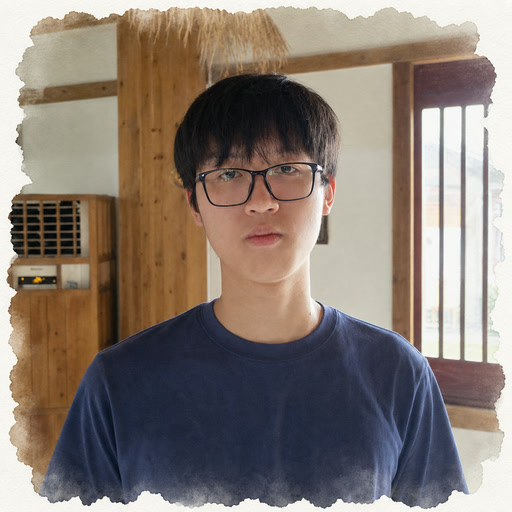
#> input picture assets/profile/zhiyuan-xiao-hover.jpg, 512 x 512 px
$ python make_avatar_transparent.py --input ../assets/profile/zhiyuan-xiao-hover.jpg --output out.png
#> lines starting #> are read from the running program, lines starting #| are printed output that depends on the picture; after the words box and inside, x2 and y2 are one past the last pixel; in counts of white or black regions, pixels touching at a corner belong together
#> in build_rgba, image is the input picture: PIL image 512x512 RGB; mean R, G, B 136.4, 124.8, 116.3
#!/usr/bin/env python3
"""Convert paper-like, edge-connected avatar backgrounds to transparency."""

from __future__ import annotations

import argparse
from collections import deque
from pathlib import Path

import numpy as np
from PIL import Image, ImageFilter


def paper_candidates(rgb: np.ndarray) -> np.ndarray:
    border = np.concatenate((rgb[:8].reshape(-1, 3), rgb[-8:].reshape(-1, 3),
                             rgb[:, :8].reshape(-1, 3), rgb[:, -8:].reshape(-1, 3)))
    neutral = border[(border.mean(axis=1) >= 205) &
                     ((border.max(axis=1) - border.min(axis=1)) <= 45)]
    if len(neutral) < 32:
        raise ValueError("not enough near-white border paper to sample")
    reference = np.median(neutral.astype(np.float32), axis=0)
#> reference = [246, 245, 240]
    pixels = rgb.astype(np.float32)
    lightness = pixels.mean(axis=2)
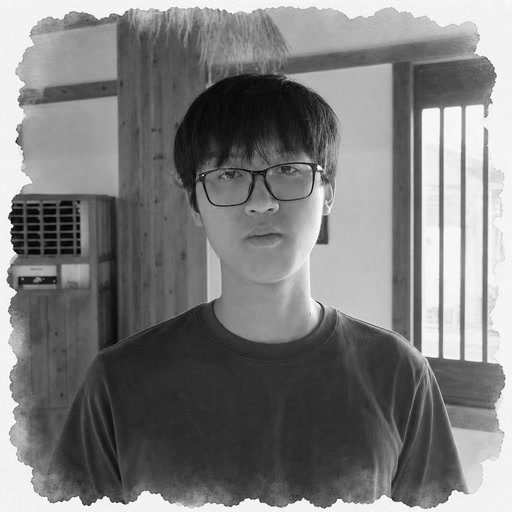
#> lightness: shape (512, 512) float32; min 0.333, max 255, mean 125.8
    chroma = pixels.max(axis=2) - pixels.min(axis=2)
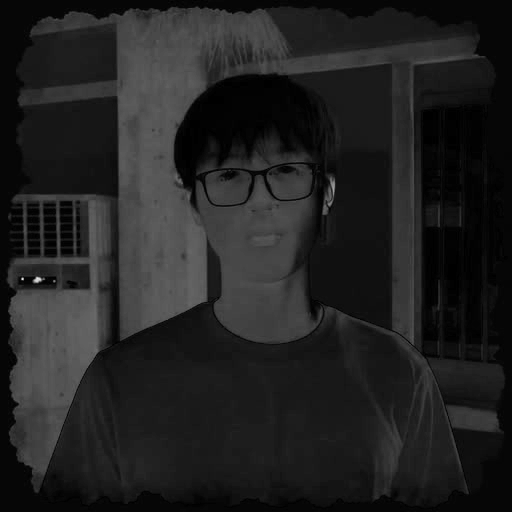
#> chroma: shape (512, 512) float32; min 0, max 234, mean 33.7
    distance = np.linalg.norm(pixels - reference, axis=2)
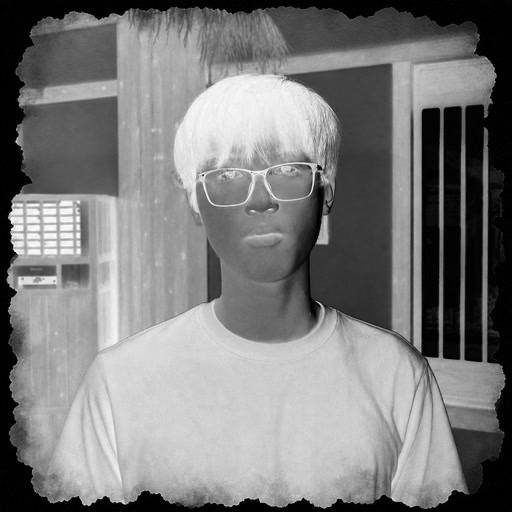
#> distance: shape (512, 512) float32; min 0, max 421.5, mean 206.5; drawn with min black and max white
    return (lightness >= 205) & (chroma <= 48) & (distance <= 58)
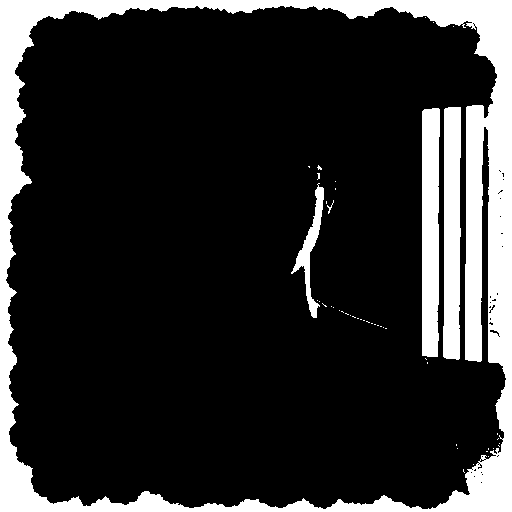
#> returned value: shape (512, 512) bool; 17.4% white; 48 white regions (43 under 20 px), largest, box (x1, y1, x2, y2) and area: (0, 0, 512, 512) 36171, (422, 108, 440, 357) 4185, (443, 107, 461, 360) 4102, (291, 183, 324, 318) 1124, (327, 200, 334, 214) 24


def border_connected(candidate: np.ndarray) -> np.ndarray:
    height, width = candidate.shape
#> height = 512; width = 512
    exterior = np.zeros_like(candidate, dtype=bool)
    queue = deque()
    for x in range(width):
        queue.extend(((0, x), (height - 1, x)))
    for y in range(height):
        queue.extend(((y, 0), (y, width - 1)))
    while queue:
        y, x = queue.popleft()
        if not candidate[y, x] or exterior[y, x]:
            continue
        exterior[y, x] = True
        for dy in (-1, 0, 1):
            for dx in (-1, 0, 1):
                ny, nx = y + dy, x + dx
                if 0 <= ny < height and 0 <= nx < width:
                    queue.append((ny, nx))
#> this loop made 321447 passes
#> (y, x) on passes 1 to 3: (0, 0), (511, 0), (0, 1)
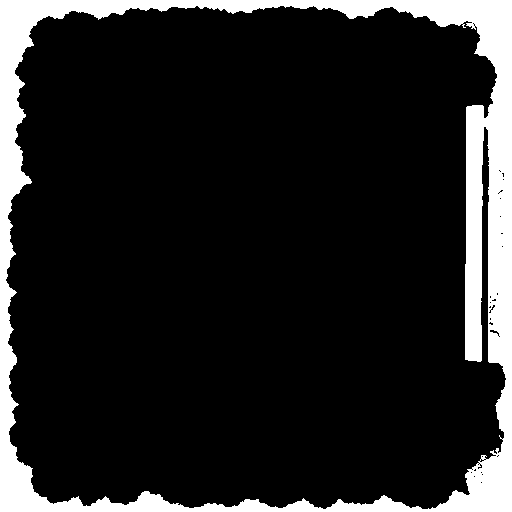
#> exterior: shape (512, 512) bool; 13.8% white; 1 white region, box (x1, y1, x2, y2) and area: (0, 0, 512, 512) 36171
    return exterior


def build_rgba_from_rgb(rgb: np.ndarray) -> Image.Image:
    """Return an RGBA image after safely removing exterior paper pixels."""
    if rgb.ndim != 3 or rgb.shape[2] != 3 or rgb.shape[0] != rgb.shape[1]:
        raise ValueError("input must be a square RGB image")
    if rgb.shape[0] < 8:
        raise ValueError("input image must be at least 8 pixels square")

    exterior = border_connected(paper_candidates(rgb))
    height, width = exterior.shape
#> height = 512; width = 512
    y0, y1 = int(height * 0.3), int(height * 0.7)
#> y0 = 153; y1 = 358
    x0, x1 = int(width * 0.3), int(width * 0.7)
#> x0 = 153; x1 = 358
    if exterior[y0:y1, x0:x1].mean() > 0.02:
        raise ValueError("exterior mask reaches protected central portrait")

    coverage = exterior.mean()
#> coverage = 0.138
    if not 0.01 <= coverage <= 0.40:
        raise ValueError("exterior mask coverage must be between 0.01 and 0.40")

    exterior_image = Image.fromarray(exterior.astype(np.uint8) * 255)
    blurred_exterior = np.asarray(exterior_image.filter(ImageFilter.GaussianBlur(1.0)))
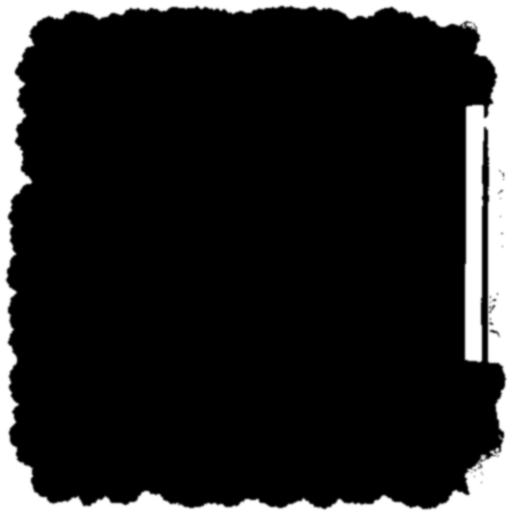
#> blurred_exterior: shape (512, 512); min 0, max 255, mean 35.2
    alpha = 255 - blurred_exterior
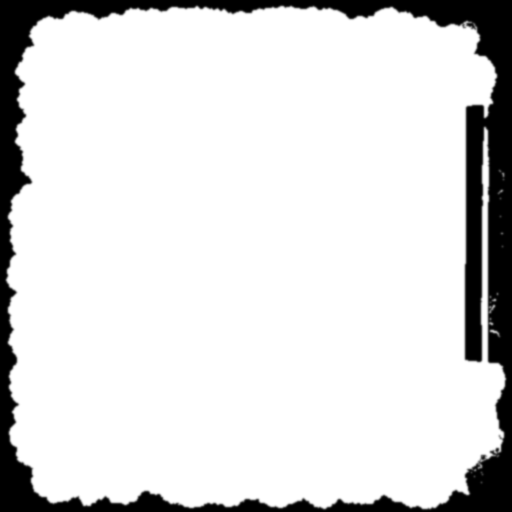
#> alpha: shape (512, 512); min 0, max 255, mean 219.8
    return Image.fromarray(np.dstack((rgb, alpha)), "RGBA")
#> returned value: PIL image 512x512 RGBA


def build_rgba(source: Path) -> Image.Image:
    """Load a source image as RGB and return a validated 512x512 RGBA image."""
    with Image.open(source) as image:
        rgb = np.asarray(image.convert("RGB"))
    if rgb.shape[:2] != (512, 512):
        raise ValueError("production input image must be 512x512")
    return build_rgba_from_rgb(rgb)


def main() -> None:
    parser = argparse.ArgumentParser()
    parser.add_argument("--input", required=True, type=Path)
    parser.add_argument("--output", required=True, type=Path)
    args = parser.parse_args()

    output = args.output
    if output.suffix.lower() != ".png":
        parser.error("--output must use a .png suffix")

    rgba = build_rgba(args.input)
    temporary = output.with_name(f".{output.stem}.tmp{output.suffix}")
    try:
        rgba.save(temporary, format="PNG")
        temporary.replace(output)
    finally:
        if temporary.exists():
            temporary.unlink()


if __name__ == "__main__":
    main()

$ run again, on assets/profile/zhiyuan-xiao.png
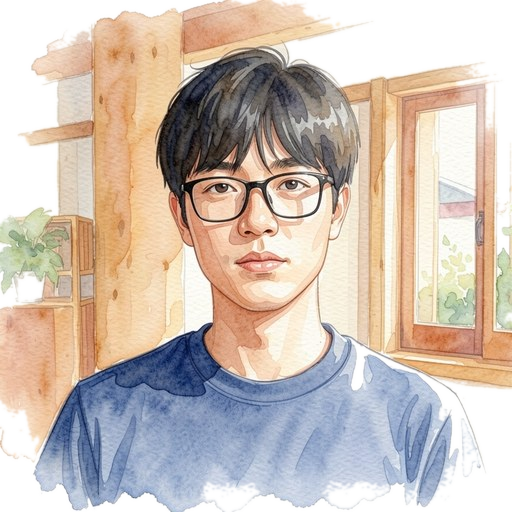
#> input picture assets/profile/zhiyuan-xiao.png, 512 x 512 px
#> in build_rgba, image is the input picture: PIL image 512x512 RGBA; mean R, G, B, A 203.7, 189.5, 177.5, 204.4
#> reference = [251, 250, 244]
#> in paper_candidates, `return (lightness >= 205) & (chroma <= 48) & (distance <= 58)`:
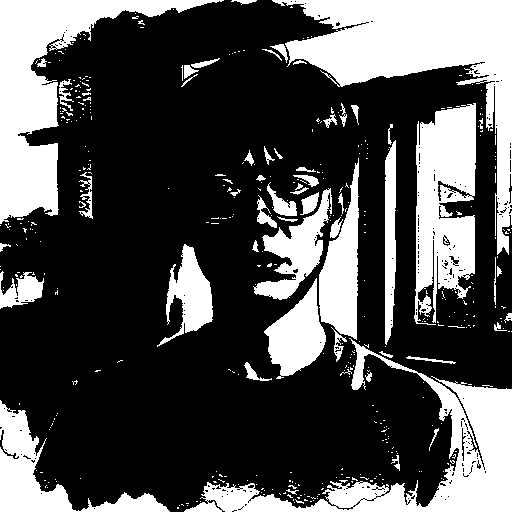
#> returned value: shape (512, 512) bool; 31.1% white; 426 white regions (368 under 20 px), largest, box (x1, y1, x2, y2) and area: (272, 0, 512, 255) 18275, (0, 0, 224, 224) 14066, (184, 338, 512, 512) 13401
#> in border_connected, `height, width = candidate.shape`: height = 512
#> the loop in border_connected, `while queue:` made 465270 passes
#> (y, x) on passes 1 to 3: (0, 0), (511, 0), (0, 1)
#> coverage = 0.199
#> in build_rgba_from_rgb, `alpha = 255 - blurred_exterior`:
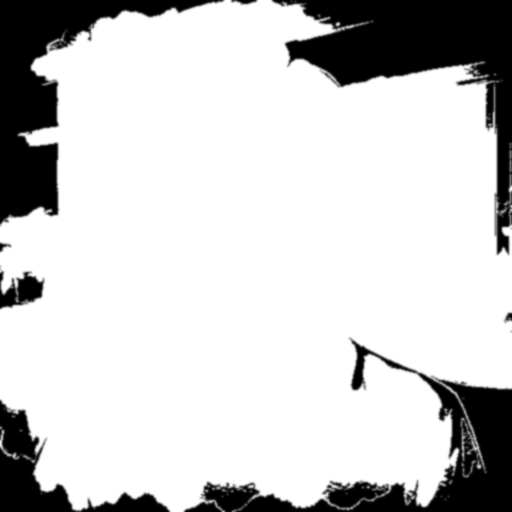
#> alpha: shape (512, 512); min 0, max 255, mean 204.4
